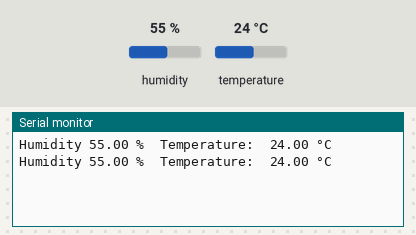
The sketch below on a simulated Arduino Uno, built with avr-gcc and run on an emulated ATmega328P. On the bench: the last lines printed to the serial monitor. The inputs (shaded band) are chosen by the test bench; at power-on: humidity 55 %, temperature 24 °C.

Above: at 10.8 s.
10.9 s: humidity set to 22 %
At 16.5 s:
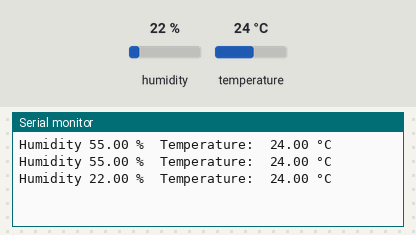
18.4 s: temperature set to 12 °C
At 20.5 s:
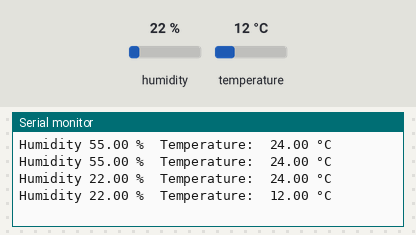
25.9 s: humidity set to 40 %
At 31.0 s:
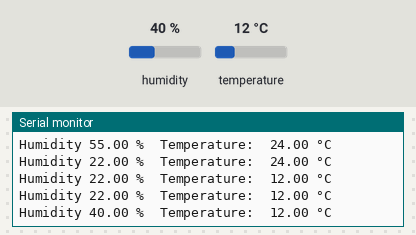
Timing chart, 0 to 32.5 s (numbered marks = the images above; inputs shaded):
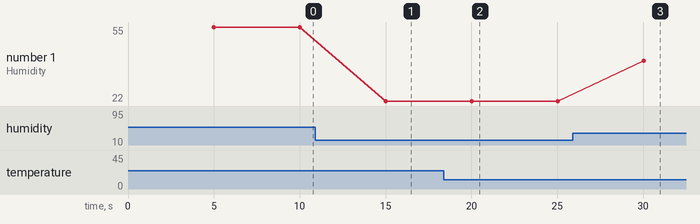

Measured:
- after the input at 10.9 s, the serial monitor: prints a new line after 4.1 s (image 1)
- after the input at 18.4 s, the serial monitor: prints a new line after 1.6 s (image 2)
- after the input at 25.9 s, the serial monitor: prints a new line after 4.1 s (image 3)
- plotted number 1: 55 → 22 after the input at 10.9 s, 22 → 40 after the input at 25.9 s

The sketch:

sketch_feb15a.ino
```cpp
#include "DHT.h"      // DHT LIBRARY FROM ADAFRUIT

#define DHTPIN 2        // SENSOR PIN
#define DHTTYPE DHT22   // SENSOR TYPE

DHT dht(DHTPIN, DHTTYPE); // Initialize dht sensor

void setup(){
  Serial.begin(9600); // Initialize serial console

  dht.begin();        // Initialize DHT sensor
}


void loop(){
  delay(5000);

  float h = dht.readHumidity();
  float t = dht.readTemperature();

  if (isnan(h) || isnan(t)){
    Serial.println("Some went wrong reading from DHT22");
    return;
  }

  float hic = dht.computeHeatIndex(t,h,false); // Calculate heat index in Centigrads

  Serial.print("Humidity ");
  Serial.print(h);
  Serial.print(" %\t");
  Serial.print("Temperature:  ");
  Serial.print(t);
  Serial.println(" °C");
}
```
